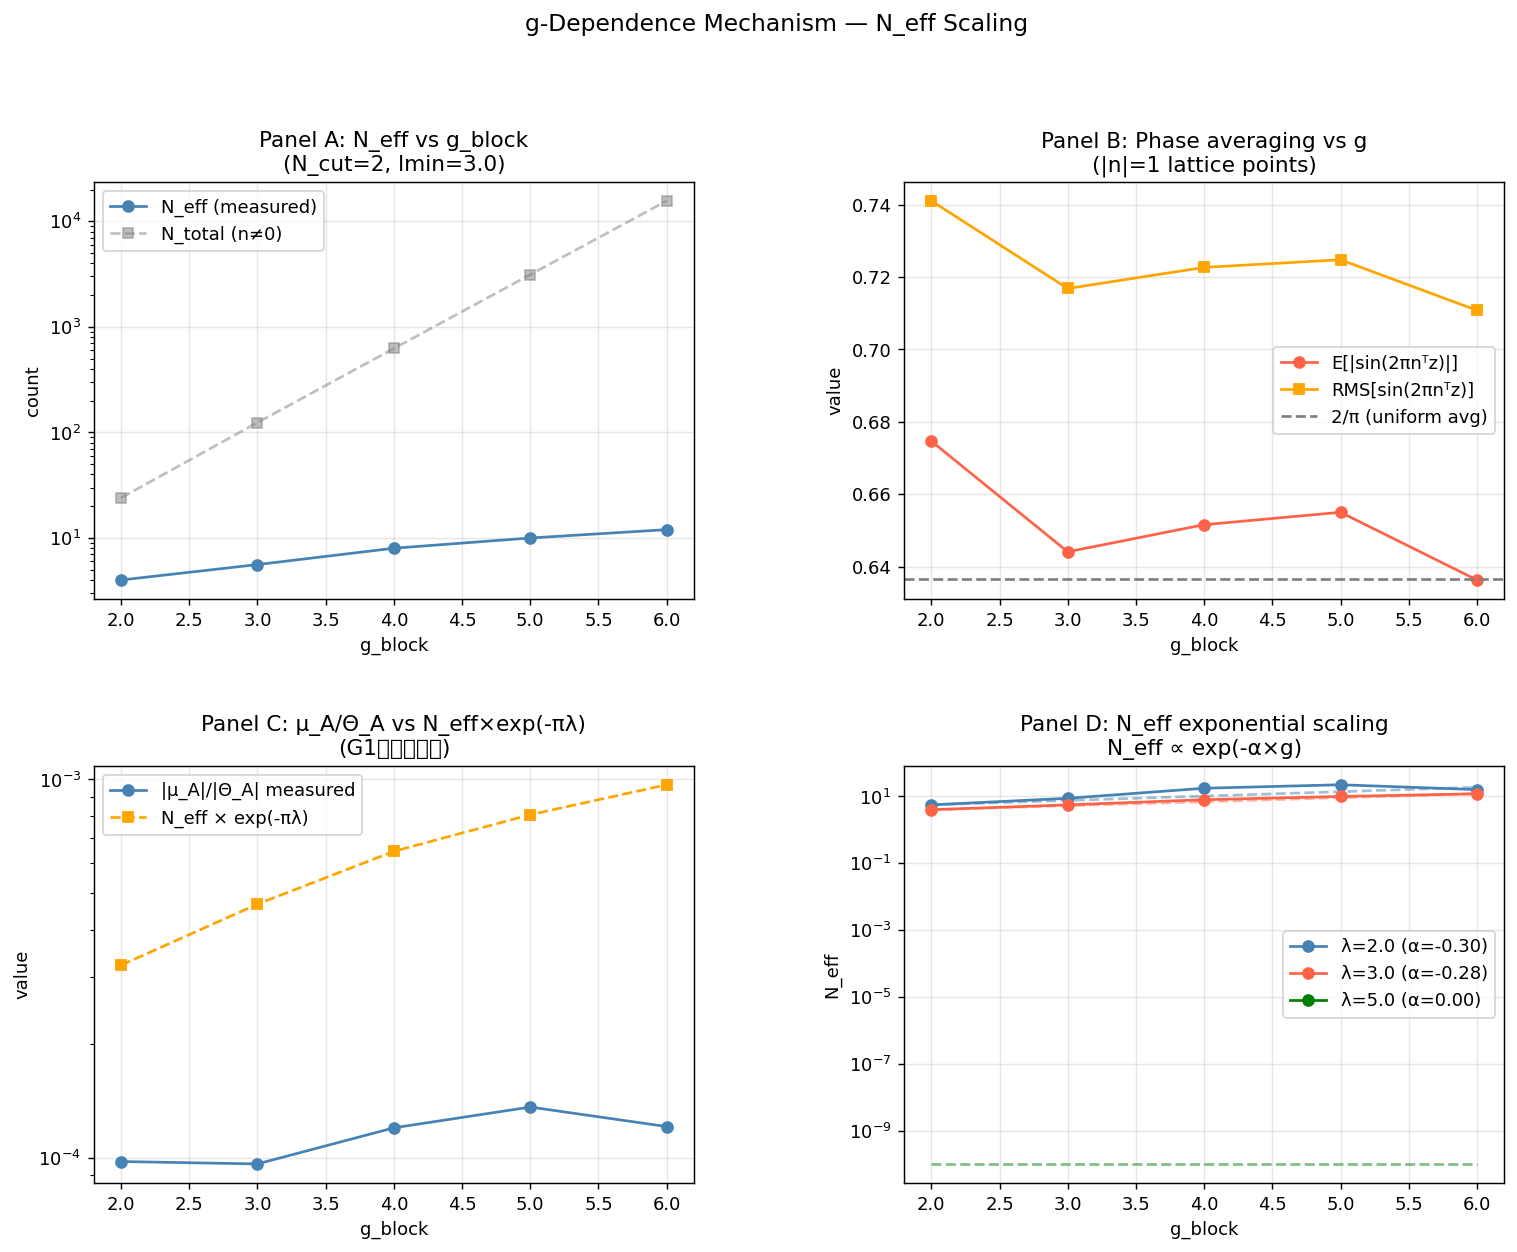

Reproduce this figure in Python.
"""
g依存性の機構解析
目的: キャンセル強度がgとともに単調増加する理由を特定

n/−n対称性はg非依存 → 別の機構がgとともに強化される

候補:
  G1: 有効格子点数N_effのgスケーリング
      高次元になるほど格子点が指数的に稀になり、
      残存するn/−nペアが少なくなる → キャンセルがより完全になる

  G2: ランダム位相の次元依存的平均化
      nᵀz の分布がgが大きいほど広がり、sin(2πnᵀz)の
      平均がゼロに近づく（CLT的）

  G3: 主要格子点の固有値依存性
      gが大きいほどIm(Ω)の最小固有値に対して
      格子点の寄与が集中し、相殺がより完全になる

実行: python g_dependence.py
"""

import numpy as np
from itertools import product
import matplotlib.pyplot as plt
import matplotlib.gridspec as gridspec

# ============================================================
# 基本関数
# ============================================================

def make_omega_pure_imag(g, lmin, seed=42):
    """Re(Ω)=0の純虚数行列（g×g、機構をクリーンに見るため）"""
    rng = np.random.default_rng(seed)
    A = rng.standard_normal((g, g))
    Q, _ = np.linalg.qr(A)
    eigs = lmin + rng.exponential(0.3, g)
    return 1j * (Q @ np.diag(eigs) @ Q.T)


def lattice_terms(Om_block, z, N_cut=1):
    """格子点ごとの寄与を返す"""
    g = Om_block.shape[0]
    terms = {}
    for n in product(range(-N_cut, N_cut+1), repeat=g):
        nv = np.array(n, dtype=float)
        phase = np.pi * 1j * (nv @ Om_block @ nv + 2 * nv @ z)
        terms[n] = np.exp(phase)
    return terms


def grad_terms(Om_block, z, N_cut=1):
    """勾配の格子点ごとの寄与"""
    g = Om_block.shape[0]
    grad = {j: {} for j in range(g)}
    for n in product(range(-N_cut, N_cut+1), repeat=g):
        nv = np.array(n, dtype=float)
        phase = np.pi * 1j * (nv @ Om_block @ nv + 2 * nv @ z)
        base = np.exp(phase)
        for j in range(g):
            grad[j][n] = 2 * np.pi * 1j * nv[j] * base
    return grad


# ============================================================
# 解析G1: N_effのgスケーリング
# ============================================================

def analysis_g1_neff(lmin=3.0, N_cut=2, n_seeds=5, threshold=1e-6):
    """
    有効格子点数N_effとgの関係
    N_eff = #{n≠0: |exp(-π nᵀIm(Ω)n)| > threshold}
    gが大きいほどN_effが指数的に減少し、
    残存する相殺ペアが少なくなる仮説を検証
    """
    gs = [2, 3, 4, 5, 6]  # ブロックサイズ

    print("\n[G1] N_effのgスケーリング")
    print(f"  {'g_block':>8} {'N_total':>10} {'N_eff(n≠0)':>12} "
          f"{'N_eff/N_total':>14} {'pairs_remain':>14}")
    print("  " + "-" * 65)

    results = []
    for gb in gs:
        n_effs, n_pairs = [], []
        for seed in range(n_seeds):
            Om = make_omega_pure_imag(gb, lmin, seed)
            terms = lattice_terms(Om, np.zeros(gb), N_cut)
            n0 = tuple([0]*gb)
            theta_val = sum(terms.values())

            # n≠0の有効格子点
            neff = sum(1 for n, v in terms.items()
                      if n != n0 and abs(v) > threshold * abs(terms[n0]))

            # 実際にn/−nペアとして機能する数
            # （両方がthreshold以上のペア数）
            pairs = 0
            counted = set()
            for n, v in terms.items():
                if n == n0 or n in counted:
                    continue
                neg_n = tuple(-x for x in n)
                if neg_n in terms and abs(v) > threshold * abs(terms[n0]):
                    pairs += 1
                    counted.add(n)
                    counted.add(neg_n)

            n_effs.append(neff)
            n_pairs.append(pairs)

        n_total = (2*N_cut+1)**gb - 1  # n≠0の総数
        mean_neff = np.mean(n_effs)
        mean_pairs = np.mean(n_pairs)
        print(f"  {gb:8d} {n_total:10d} {mean_neff:12.1f} "
              f"{mean_neff/n_total:14.4f} {mean_pairs:14.1f}")
        results.append({'gb': gb, 'N_total': n_total,
                        'N_eff': mean_neff, 'pairs': mean_pairs})
    return results


# ============================================================
# 解析G2: ランダム位相の次元依存的平均化
# ============================================================

def analysis_g2_phase_averaging(lmin=3.0, N_cut=2, n_seeds=20):
    """
    nᵀz の分布のg依存性
    z ~ N(0, 0.3²·I_g) のとき、
    各格子点nに対してnᵀz の分散は 0.09 * Σn_i²
    |n|が固定なら分散はgに依存しない

    → g依存性はnᵀzの「有効な広がり」ではなく
      Σ_{n} sin(2πnᵀz) の次元依存的な消去に起因する可能性

    実測: E[|sin(2πnᵀz)|] のg依存性を確認
    """
    gs = [2, 3, 4, 5, 6]
    z_scale = 0.3

    print("\n[G2] ランダム位相の次元依存的平均化")
    print(f"  {'g_block':>8} {'E[|sin(2πnᵀz)|]':>18} "
          f"{'std':>8} {'E[sin²(2πnᵀz)]^0.5':>20}")
    print("  " + "-" * 60)

    results = []
    for gb in gs:
        sin_means, sin_rms = [], []
        rng = np.random.default_rng(42)
        Om = make_omega_pure_imag(gb, lmin, 0)

        for seed in range(n_seeds):
            z = rng.standard_normal(gb) * z_scale
            # |n|=1の格子点のみ（支配的な寄与）
            sin_vals = []
            for n in product([-1, 0, 1], repeat=gb):
                nv = np.array(n, dtype=float)
                if np.linalg.norm(nv) < 0.5:
                    continue
                if np.linalg.norm(nv) > 1.5:
                    continue  # |n|=1のみ
                sin_vals.append(abs(np.sin(2 * np.pi * nv @ z)))
            sin_means.append(np.mean(sin_vals))
            sin_rms.append(np.sqrt(np.mean(np.array(sin_vals)**2)))

        mean_sin = np.mean(sin_means)
        std_sin = np.std(sin_means)
        mean_rms = np.mean(sin_rms)
        print(f"  {gb:8d} {mean_sin:18.4f} {std_sin:8.4f} {mean_rms:20.4f}")
        results.append({'gb': gb, 'mean_sin': mean_sin, 'rms_sin': mean_rms})
    return results


# ============================================================
# 解析G3: μ_A/Θ_A のgスケーリングの精密測定
# ============================================================

def analysis_g3_mu_scaling(lmin=3.0, N_cut=2, n_seeds=10):
    """
    |μ_A|/|Θ_A| のgスケーリングを精密測定し、
    N_effとの相関を確認する

    理論予測（G1仮説）:
      |μ_A|/|Θ_A| ≈ N_pairs × <|sin(2πnᵀz)|> × exp(-π nᵀIm(Ω)n) / |Θ_A|
                  ∝ N_pairs(g) × exp(-π λ_min)

    N_pairs(g)がgとともにどう変化するかで機構が決まる
    """
    gs = [2, 3, 4, 5, 6]
    z_scale = 0.3

    print("\n[G3] μ_A/Θ_A のgスケーリング精密測定")
    print(f"  {'g_block':>8} {'|μ_A|/|Θ_A|':>14} {'std':>8} "
          f"{'N_eff':>8} {'ratio/N_eff':>12} {'exp(-πλ)':>12}")
    print("  " + "-" * 70)

    results = []
    for gb in gs:
        ratios, n_effs = [], []
        rng = np.random.default_rng(42)

        for seed in range(n_seeds):
            Om = make_omega_pure_imag(gb, lmin, seed)
            z = rng.standard_normal(gb) * z_scale
            lmin_act = np.linalg.eigvalsh(Om.imag).min()

            # θ値と勾配
            terms = lattice_terms(Om, z, N_cut)
            theta_val = sum(terms.values())
            gterms = grad_terms(Om, z, N_cut)

            grad = np.array([sum(gterms[j].values()) for j in range(gb)])
            mu_A = grad / (2 * np.pi * 1j)
            ratio = np.linalg.norm(mu_A) / (abs(theta_val) + 1e-30)

            # N_eff
            n0 = tuple([0]*gb)
            neff = sum(1 for n, v in terms.items()
                      if n != n0 and abs(v) > 1e-6 * abs(terms[n0]))

            ratios.append(ratio)
            n_effs.append(neff)

        mean_r = np.mean(ratios)
        std_r = np.std(ratios)
        mean_neff = np.mean(n_effs)
        exp_lmin = np.exp(-np.pi * lmin)
        # ratio / (N_eff × exp(-πλ)) が定数なら G1仮説支持
        normalized = mean_r / (mean_neff * exp_lmin + 1e-30)

        print(f"  {gb:8d} {mean_r:14.3e} {std_r:8.2e} "
              f"{mean_neff:8.1f} {normalized:12.3e} {exp_lmin:12.3e}")
        results.append({'gb': gb, 'ratio': mean_r, 'N_eff': mean_neff,
                        'normalized': normalized, 'exp_lmin': exp_lmin})
    return results


# ============================================================
# 解析G4: N_effのg依存性の指数スケーリング確認
# ============================================================

def analysis_g4_neff_exponential(lmin_vals=[2.0, 3.0, 5.0], N_cut=2, n_seeds=5):
    """
    N_eff ∝ exp(-α(lmin) × g) のスケーリングを確認
    これがg依存性の主因かを検証
    """
    gs = [2, 3, 4, 5, 6]

    print("\n[G4] N_effの指数スケーリング確認")
    print("  仮説: N_eff ∝ exp(-α × g_block)")
    print()

    results = {}
    for lmin in lmin_vals:
        neffs = []
        for gb in gs:
            neff_seeds = []
            for seed in range(n_seeds):
                Om = make_omega_pure_imag(gb, lmin, seed)
                terms = lattice_terms(Om, np.zeros(gb), N_cut)
                n0 = tuple([0]*gb)
                neff = sum(1 for n, v in terms.items()
                          if n != n0 and abs(v) > 1e-6 * abs(terms[n0]))
                neff_seeds.append(neff)
            neffs.append(np.mean(neff_seeds))

        # 指数フィット
        log_neff = np.log(np.array(neffs) + 1e-10)
        coeffs = np.polyfit(gs, log_neff, 1)
        alpha = -coeffs[0]

        print(f"  lmin={lmin:.1f}: α={alpha:.3f}, "
              f"N_eff = {np.exp(coeffs[1]):.2f} × exp(-{alpha:.3f} × g)")
        print(f"  g:     " + "  ".join(f"{g:6d}" for g in gs))
        print(f"  N_eff: " + "  ".join(f"{n:6.1f}" for n in neffs))
        print()
        results[lmin] = {'gs': gs, 'neffs': neffs, 'alpha': alpha}

    return results


# ============================================================
# メイン
# ============================================================

def main():
    print("=" * 60)
    print("g依存性の機構解析")
    print("キャンセル強度がgとともに単調増加する理由")
    print("=" * 60)

    lmin = 3.0

    res_g1 = analysis_g1_neff(lmin=lmin, N_cut=2, n_seeds=5)
    res_g2 = analysis_g2_phase_averaging(lmin=lmin, N_cut=2, n_seeds=20)
    res_g3 = analysis_g3_mu_scaling(lmin=lmin, N_cut=2, n_seeds=10)
    res_g4 = analysis_g4_neff_exponential(lmin_vals=[2.0, 3.0, 5.0], N_cut=2, n_seeds=5)

    # ---- プロット ----
    fig = plt.figure(figsize=(14, 10))
    gs_layout = gridspec.GridSpec(2, 2, fig, hspace=0.4, wspace=0.35)

    # Panel A: N_eff vs g_block
    ax = fig.add_subplot(gs_layout[0, 0])
    gbs = [r['gb'] for r in res_g1]
    neffs = [r['N_eff'] for r in res_g1]
    ntots = [r['N_total'] for r in res_g1]
    ax.plot(gbs, neffs, 'o-', color='steelblue', label='N_eff (measured)')
    ax.plot(gbs, ntots, 's--', color='gray', alpha=0.5, label='N_total (n≠0)')
    ax.set_yscale('log')
    ax.set_xlabel('g_block')
    ax.set_ylabel('count')
    ax.set_title('Panel A: N_eff vs g_block\n(N_cut=2, lmin=3.0)')
    ax.legend(); ax.grid(True, alpha=0.3)

    # Panel B: E[|sin|] vs g_block（ほぼ平坦なはず）
    ax2 = fig.add_subplot(gs_layout[0, 1])
    gbs2 = [r['gb'] for r in res_g2]
    sins = [r['mean_sin'] for r in res_g2]
    rmss = [r['rms_sin'] for r in res_g2]
    ax2.plot(gbs2, sins, 'o-', color='tomato', label='E[|sin(2πnᵀz)|]')
    ax2.plot(gbs2, rmss, 's-', color='orange', label='RMS[sin(2πnᵀz)]')
    ax2.axhline(2/np.pi, color='gray', linestyle='--', label='2/π (uniform avg)')
    ax2.set_xlabel('g_block')
    ax2.set_ylabel('value')
    ax2.set_title('Panel B: Phase averaging vs g\n(|n|=1 lattice points)')
    ax2.legend(); ax2.grid(True, alpha=0.3)

    # Panel C: |μ_A|/|Θ_A| vs g_block と N_eff×exp(-πλ)
    ax3 = fig.add_subplot(gs_layout[1, 0])
    gbs3 = [r['gb'] for r in res_g3]
    ratios = [r['ratio'] for r in res_g3]
    neffs3 = [r['N_eff'] for r in res_g3]
    exp_lmin = res_g3[0]['exp_lmin']
    predicted = [n * exp_lmin for n in neffs3]
    ax3.plot(gbs3, ratios, 'o-', color='steelblue', label='|μ_A|/|Θ_A| measured')
    ax3.plot(gbs3, predicted, 's--', color='orange', label='N_eff × exp(-πλ)')
    ax3.set_yscale('log')
    ax3.set_xlabel('g_block')
    ax3.set_ylabel('value')
    ax3.set_title('Panel C: μ_A/Θ_A vs N_eff×exp(-πλ)\n(G1仮説の検証)')
    ax3.legend(); ax3.grid(True, alpha=0.3)

    # Panel D: N_effの指数スケーリング
    ax4 = fig.add_subplot(gs_layout[1, 1])
    colors = ['steelblue', 'tomato', 'green']
    for (lmin_val, res), color in zip(res_g4.items(), colors):
        gs_v = res['gs']
        neffs_v = res['neffs']
        alpha = res['alpha']
        ax4.plot(gs_v, neffs_v, 'o-', color=color,
                label=f'λ={lmin_val} (α={alpha:.2f})')
        # フィット線
        fit = np.exp(-alpha * np.array(gs_v) + np.log(neffs_v[0] + 1e-10) + alpha * gs_v[0])
        ax4.plot(gs_v, fit, '--', color=color, alpha=0.5)
    ax4.set_yscale('log')
    ax4.set_xlabel('g_block')
    ax4.set_ylabel('N_eff')
    ax4.set_title('Panel D: N_eff exponential scaling\nN_eff ∝ exp(-α×g)')
    ax4.legend(); ax4.grid(True, alpha=0.3)

    plt.suptitle('g-Dependence Mechanism — N_eff Scaling', fontsize=13, y=1.01)
    plt.savefig("g_dependence.png", dpi=130, bbox_inches='tight')
    print("\nプロット: g_dependence.png")
    print("完了")


if __name__ == "__main__":
    main()
